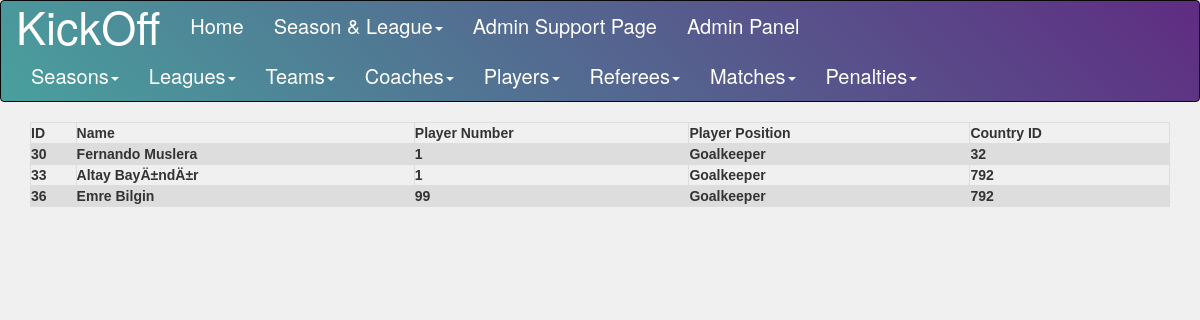
Screenshot of /project/playerSelect.php?position=Goalkeeper with the database file from the repository.
### tables this page shows
CREATE TABLE `players` (
  `pid` int(11) NOT NULL,
  `pname` varchar(50) NOT NULL,
  `pnumber` int(3) NOT NULL,
  `pposition` varchar(50) NOT NULL,
  `country_id` int(3) NOT NULL
);

### project/playerSelect.php (the view, shortened to what this page needs)
<!DOCTYPE html>
<html lang="en">
<head>
</head>
<body>
    <?php include "AdminPanelPage.php" ?>
    <div class="container">
        <table>
            <tr>
                <th> ID </th>
                <th> Name </th>
                <th> Player Number </th>
                <th> Player Position </th>
                <th> Country ID </th>
            </tr>
            <?php
            if (!empty($_GET['position'])) {
                $position = $_GET['position'];
                $sql_statement = "SELECT * FROM players WHERE pposition = '$position'";
                $result = mysqli_query($db, $sql_statement);
                while ($row = mysqli_fetch_assoc($result)) {
                    $player_id = $row['pid'];
                    $player_name = $row['pname'];
                    $player_number = $row['pnumber'];
                    $player_position = $row['pposition'];
                    $player_country = $row['country_id'];
                    echo "<tr>" . "<th>" . $player_id . "</th>" . "<th>" . $player_name . "</th>" . "<th>" . $player_number . "</th>" . "<th>" . $player_position . "</th>" . "<th>" . $player_country . "</th>" . "</tr>";
                }
            }
            ?>
    </div>
</body>
</html>

### project/playerSelect.php (style rules this page uses)
.container { text-align: center; }
table { font-family: arial, sans-serif; border-collapse: collapse; width: 100%; }
td, th { border: 1px solid #dddddd; text-align: left; padding: 8px; }
tr:nth-child(even) { background-color: #dddddd; }

### project/AdminPanelPage.php (style rules this page uses)
body { background: rgb(240,240,240); }

### rows the page displays
players: pid "30", pname "Fernando Muslera", pnumber "1", pposition "Goalkeeper", country "32"
players: pid "33", pname "Altay BayÄ±ndÄ±r", pnumber "1", pposition "Goalkeeper", country "792"
players: pid "36", pname "Emre Bilgin", pnumber "99", pposition "Goalkeeper", country "792"
